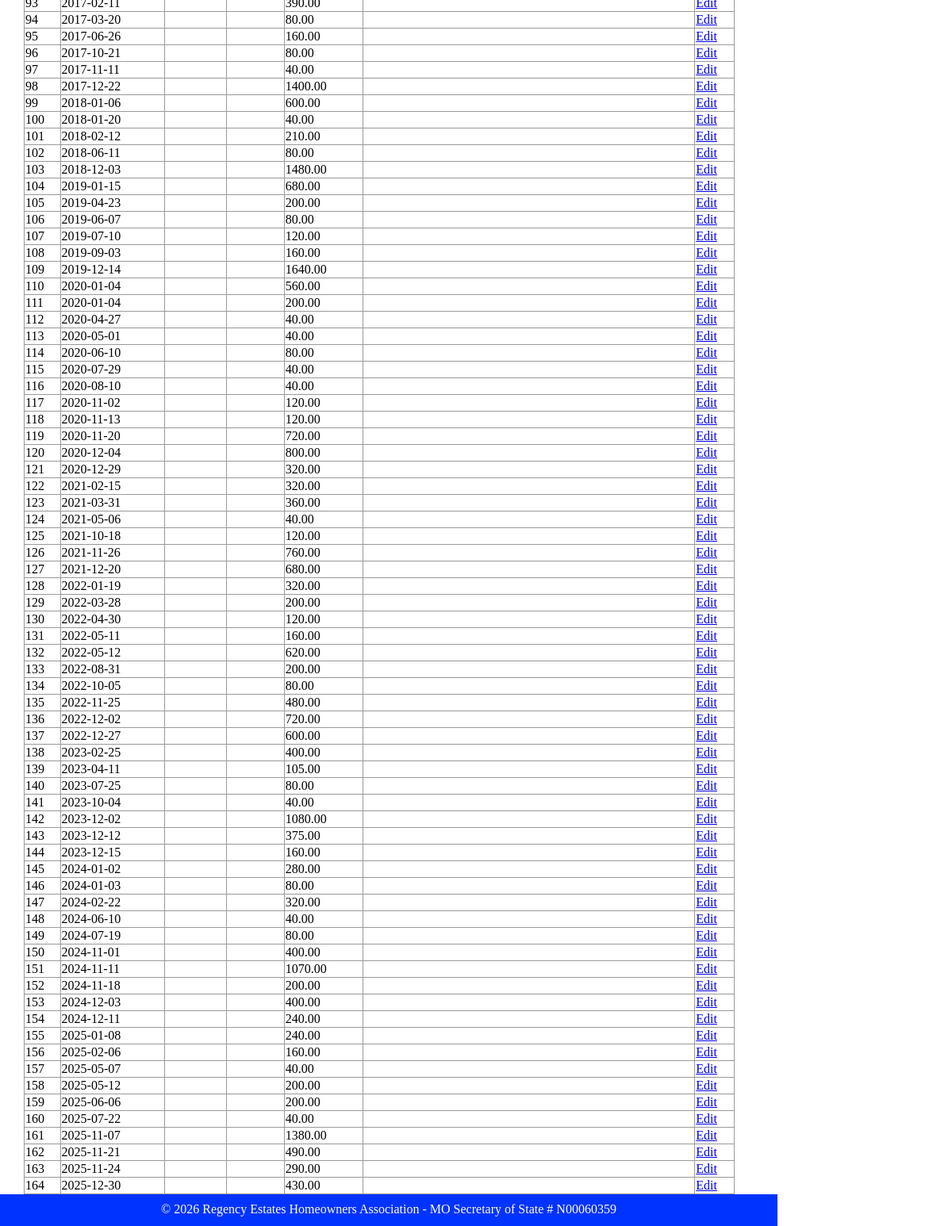
Page /html/public/staff/deposits/index.php (lower part) on the earlier database version.
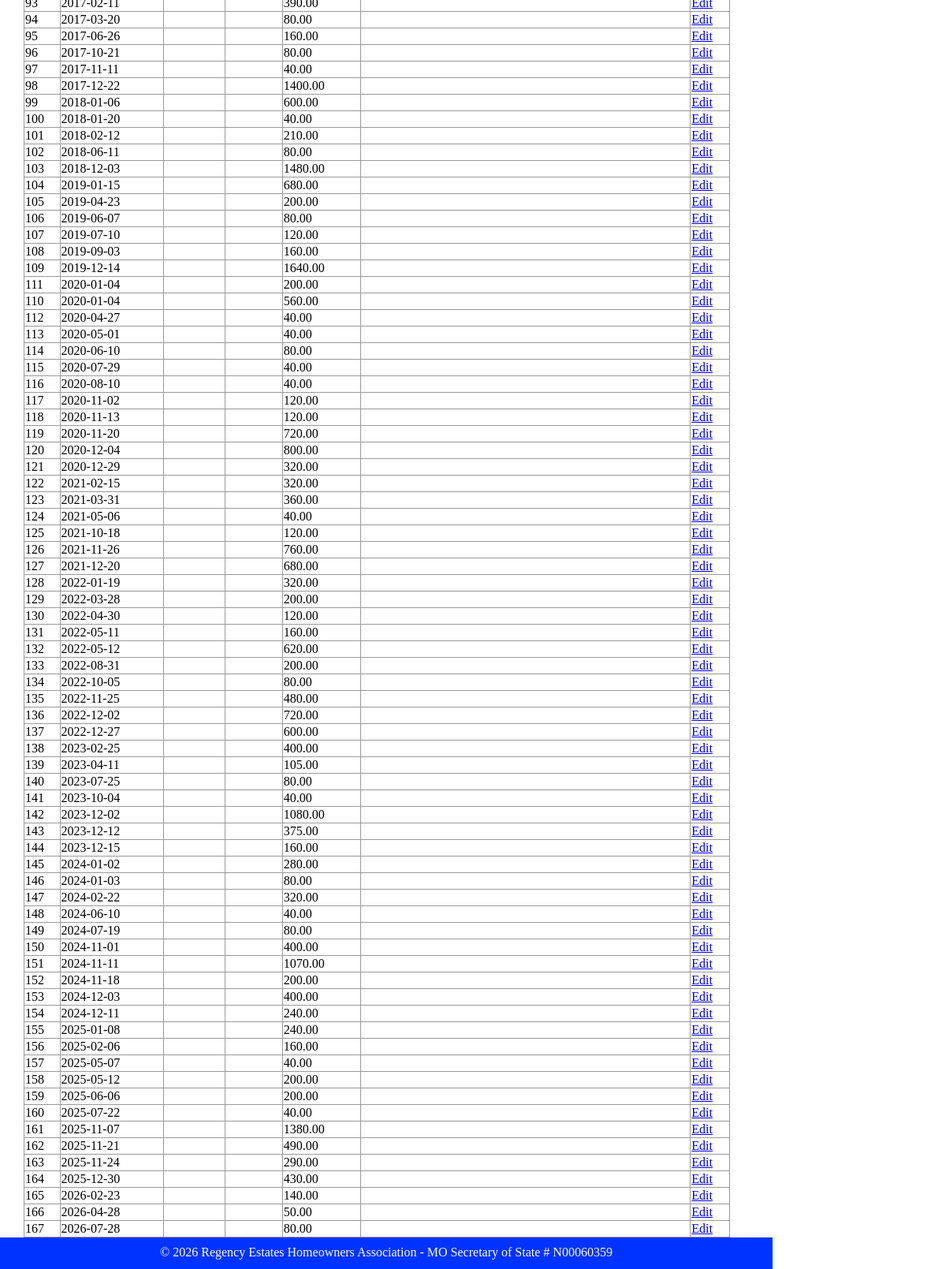
Same page on the later database version.
### tables this page shows
CREATE TABLE `deposit` (
  `id` int(11) NOT NULL,
  `fk_cat_id` int(11) DEFAULT NULL,
  `dt` date DEFAULT NULL,
  `is_reconciled` tinyint(1) DEFAULT NULL,
  `amount` decimal(10,2) DEFAULT NULL,
  `note` varchar(50) DEFAULT NULL,
  `ck_no` int(11) DEFAULT NULL,
  `payee` varchar(50) DEFAULT NULL,
  PRIMARY KEY (`id`),
  KEY `fk_cat_id` (`fk_cat_id`),
  CONSTRAINT `deposit_ibfk_1` FOREIGN KEY (`fk_cat_id`) REFERENCES `category` (`id`)
);

### html/private/query_functions.php (called while the page is built, shortened)
<?php
  function find_all_deposits() {
    global $db;
    $sql = "SELECT * FROM deposit ORDER BY dt";
    $result = mysqli_query($db, $sql);
    return $result;
  }
?>

### html/private/functions.php (called while the page is built, shortened)
<?php
function url_for($script_path)
{
    if ($script_path[0] != '/')
    {
        $script_path = "/" . $script_path;
    }
    return WWW_ROOT . $script_path;
}
function htmlsc($string = "")
{
    return htmlspecialchars($string);
}
?>

### html/public/staff/deposits/index.php (the view, shortened to what this page needs)
<?php $subject_set = find_all_deposits(); ?>
<?php include(SHARED_PATH . '/header.php'); ?>
    <div id="content">
        <div id="regency-menu">
            <table class="list">
                <?php while($subject = mysqli_fetch_assoc($subject_set)) { ?>
                    <tr>
                        <td><?php echo htmlsc($subject['id']); ?></td>
                        <td><?php echo htmlsc($subject['dt']); ?></td>
                        <td><?php echo htmlsc($subject['ck_no']); ?></td>
                        <td><?php echo htmlsc($subject['payee']); ?></td>
                        <td><?php echo htmlsc($subject['amount']); ?></td>
                        <td><?php echo htmlsc($subject['note']); ?></td>
                        <td><a class="action" href="<?php echo url_for('/staff/subjects/show.php?id=' . htmlsc(urlencode($subject['id']))); ?>">Edit</a></td>
                    </tr>
                <?php } ?>
            </table>
        </div>
    </div>
<?php include(SHARED_PATH . '/footer.php'); ?>

Differences in the rows shown:
shown differently, row unchanged: deposit id 111: moves up the list
added deposit: id "165", dt "2026-02-23", amount "140.00"
added deposit: id "166", dt "2026-04-28", amount "50.00"
added deposit: id "167", dt "2026-07-28", amount "80.00"
